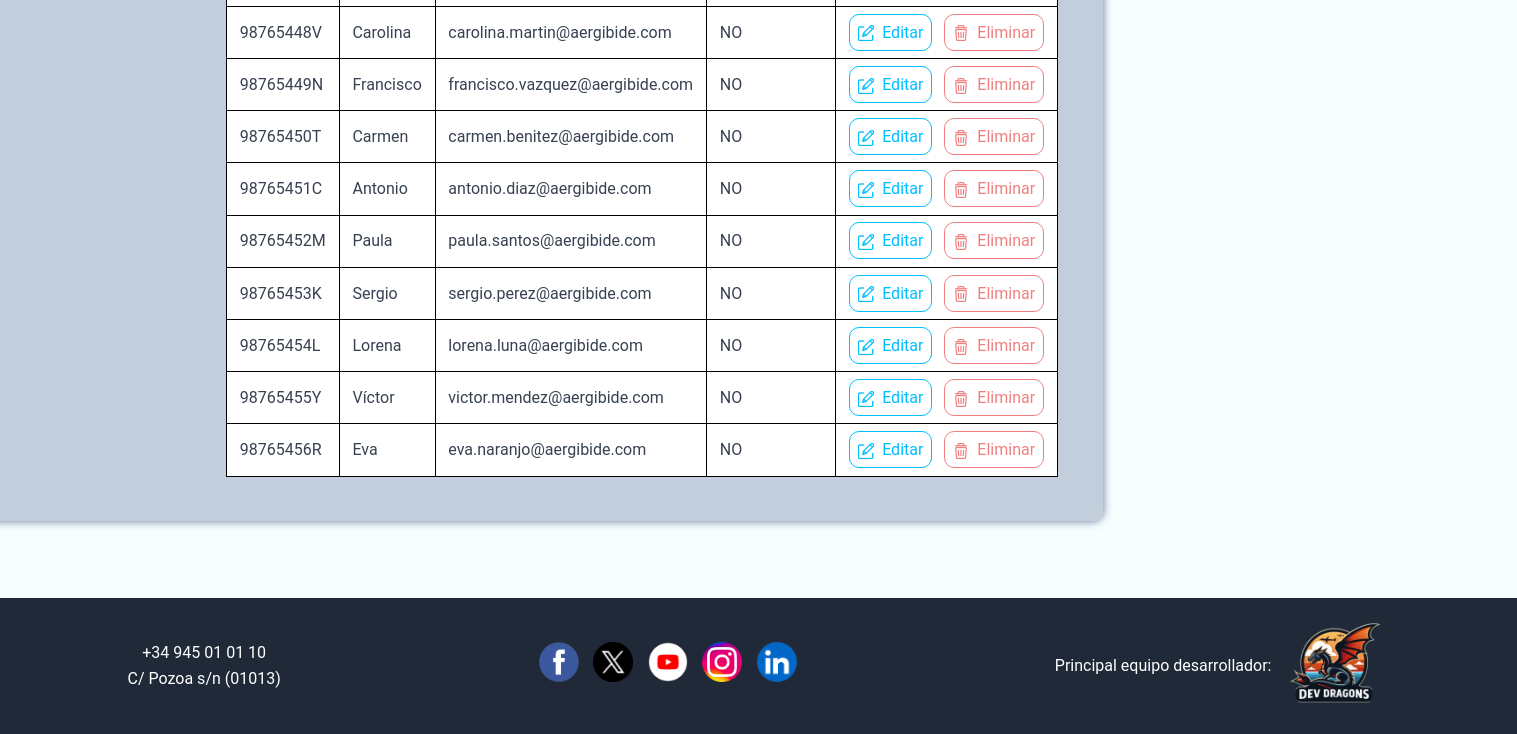
The page /Aplicacion/mvc_reto/index.php?controller=usuario&action=cuentas (signed in, lower part) on the database as committed earlier.
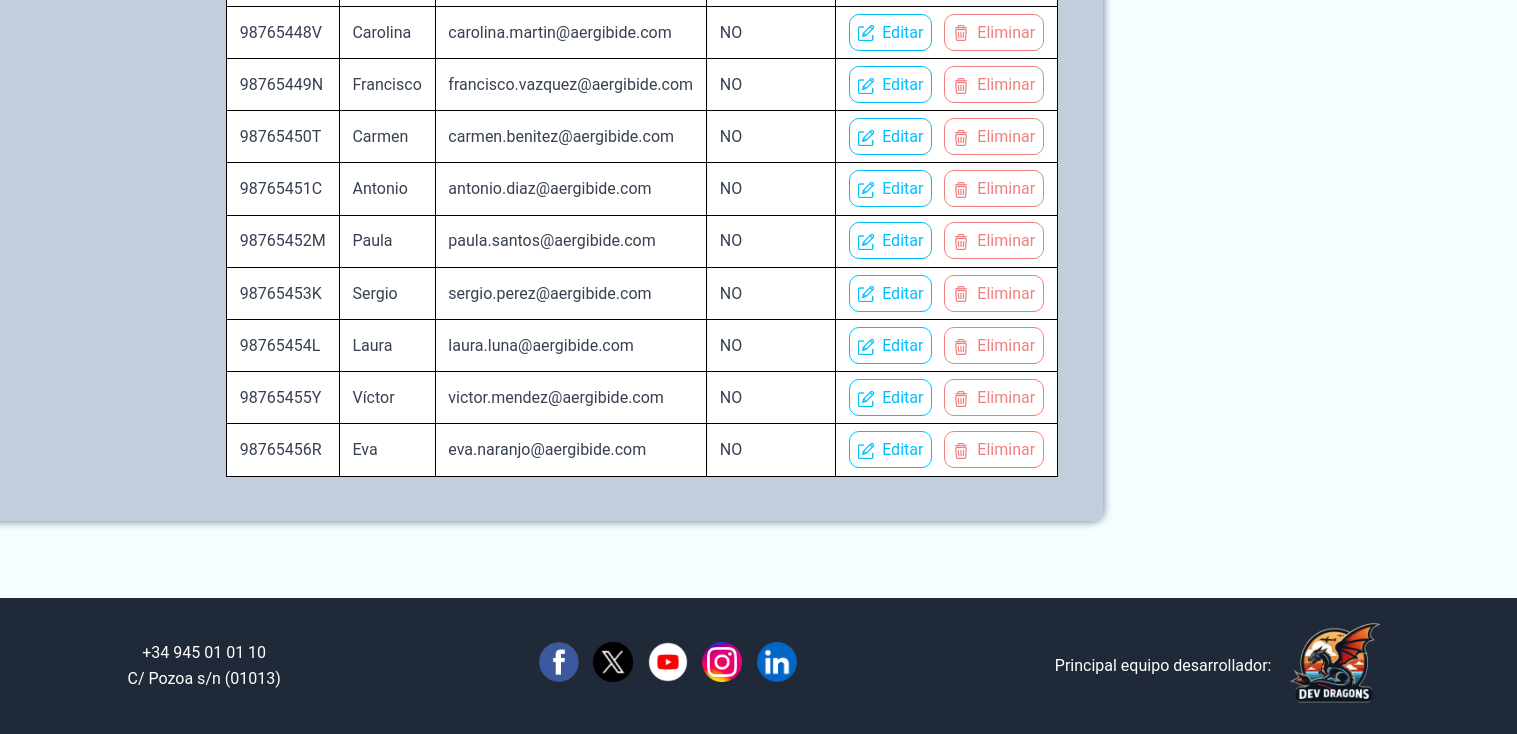
The same page on the database as committed later.
### tables this page shows
CREATE TABLE `usuarios` (
                            `id` int(11) NOT NULL,
                            `administrador` tinyint(1) NOT NULL,
                            `dni` varchar(9) NOT NULL,
                            `nombre` varchar(50) NOT NULL,
                            `apellido1` varchar(50) NOT NULL,
                            `apellido2` varchar(50) NOT NULL,
                            `email` varchar(50) NOT NULL,
                            `telefono` varchar(9) DEFAULT NULL,
                            `usuario` varchar(50) NOT NULL,
                            `contrasena` varchar(50) NOT NULL,
                            `imagen` varchar(255) DEFAULT NULL
);

### Aplicacion/mvc_reto/index.php (called while the page is built, shortened)
<?php
require_once "model/Db.php";
$controller = new $controllerName();
$dataToView["data"] = array();
if(method_exists($controller, $_GET["action"]))
    $dataToView["data"] = $controller -> {$_GET["action"]}();
require_once "view/".$_GET["controller"]."/".$controller->view.".html.php";
?>

### Aplicacion/mvc_reto/model/Db.php (called while the page is built, shortened)
<?php
class Db {
    public function __construct(){
        $this -> host = constant("DB_HOST");
        $this -> db = constant("DB");
        $this -> user = constant("DB_USER");
        $this -> pass = constant("DB_PASS");
        try {
            $this->connection = new PDO("mysql:host=" .$this->host.';
            dbname=' .$this->db, $this->user, $this->pass);
        }
        catch (PDOException $e){
            echo $e -> getMessage();
            exit();
        }
    }
}
?>

### Aplicacion/mvc_reto/model/Usuario.php (called while the page is built, shortened)
<?php
class Usuario {
    private $tabla = "usuarios";
    private $connection;
    public function getConexion(){
        $dbObj = new Db();
        $this->connection = $dbObj ->connection;
    }
    public function getUsuarios(){
        $sql = "SELECT * FROM " .$this->tabla;
        $stmt = $this->connection->prepare($sql);
        $stmt -> execute();
        return $stmt -> fetchAll();
    }
}

### Aplicacion/mvc_reto/controller/UsuarioController.php (called while the page is built, shortened)
<?php
require_once "model/Usuario.php";
class UsuarioController {
    public $model;
    public function __construct() {
        $this->model = new Usuario();
    }
    public function cuentas(){
        return $this->model->getUsuarios();
    }
}
?>

### Aplicacion/mvc_reto/view/usuario/gestionarCuenta.html.php (the view, shortened to what this page needs)
<?php
require_once __DIR__ . "/../layout/header.php";
?>
<div class="contenido">
    <div class="mitades">
        <div class="mitad contenido1">
            <?php
            if(count($dataToView["data"])>0){
                ?>
                <table class="tabla_cuentas">
                    <tbody>
                    <?php
                    foreach($dataToView["data"] as $cuenta){
                        if (is_array($cuenta)) {
                            ?>
                            <tr>
                                <td><?php echo $cuenta['dni']; ?></td>
                                <td><?php echo $cuenta['nombre']; ?></td>
                                <td><?php echo $cuenta['email']; ?></td>
                                <td><?php echo ($cuenta['administrador'] == 1) ? 'SI' : 'NO'; ?></td>
                                <td>
                                    <a href="index.php?controller=usuario&action=buscar&dniBuscar=<?php echo $cuenta['dni']; ?>"
                                       id="bEditar">Editar</a>
                                    <a href="index.php?controller=usuario&action=eliminar&dniEliminar=<?php echo $cuenta['dni']; ?>"
                                       id="bEliminar">Eliminar</a>
                                </td>
                            </tr>
                            <?php
                        }
                    }
                    ?>
                    </tbody>
                </table>
                <?php
            }
            else{
                ?>
                <div class="mensajeInexistir">
                    Actualmente no hay cuentas registradas.
                </div>
                <?php
            }
            ?>
        </div>
    </div>
</div>
<?php require_once __DIR__ . "/../layout/footer.php"; ?>
</body>
</html>

Rows that differ between the two databases and show on the page:
changed usuarios: nombre "Lorena" → "Laura"; email "lorena.luna@aergibide.com" → "laura.luna@aergibide.com"
